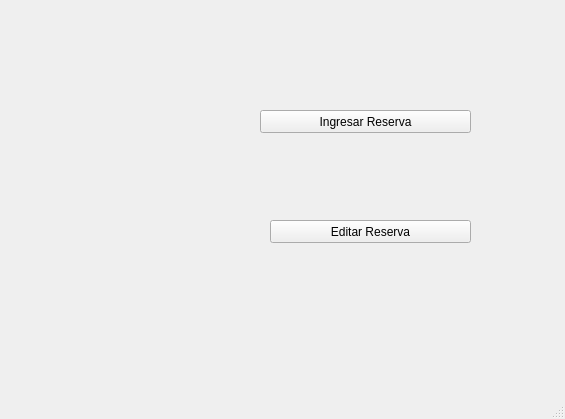
<?xml version="1.0" encoding="UTF-8"?>
<ui version="4.0">
 <class>MainWindow</class>
 <widget class="QMainWindow" name="MainWindow">
  <property name="geometry">
   <rect>
    <x>0</x>
    <y>0</y>
    <width>565</width>
    <height>419</height>
   </rect>
  </property>
  <property name="windowTitle">
   <string>MainWindow</string>
  </property>
  <widget class="QWidget" name="centralwidget">
   <widget class="QPushButton" name="ingresar_reserva">
    <property name="geometry">
     <rect>
      <x>260</x>
      <y>110</y>
      <width>211</width>
      <height>23</height>
     </rect>
    </property>
    <property name="text">
     <string>Ingresar Reserva</string>
    </property>
   </widget>
   <widget class="QPushButton" name="cargar_info">
    <property name="geometry">
     <rect>
      <x>270</x>
      <y>220</y>
      <width>201</width>
      <height>23</height>
     </rect>
    </property>
    <property name="text">
     <string>Editar Reserva</string>
    </property>
   </widget>
  </widget>
  <widget class="QMenuBar" name="menubar">
   <property name="geometry">
    <rect>
     <x>0</x>
     <y>0</y>
     <width>565</width>
     <height>21</height>
    </rect>
   </property>
  </widget>
  <widget class="QStatusBar" name="statusbar"/>
 </widget>
 <resources/>
 <connections/>
</ui>
